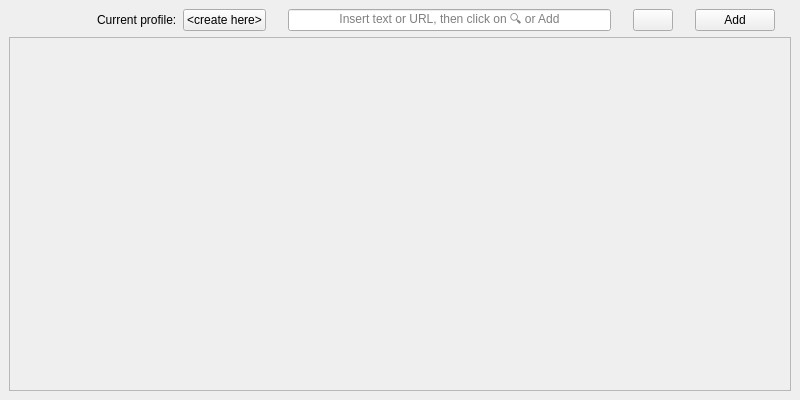
<?xml version="1.0" encoding="UTF-8"?>
<ui version="4.0">
 <class>MainWindow</class>
 <widget class="QMainWindow" name="MainWindow">
  <property name="geometry">
   <rect>
    <x>0</x>
    <y>0</y>
    <width>800</width>
    <height>400</height>
   </rect>
  </property>
  <property name="windowTitle">
   <string>MainWindow</string>
  </property>
  <widget class="QWidget" name="centralwidget">
   <layout class="QVBoxLayout" name="verticalLayout" stretch="1,10">
    <item>
     <layout class="QHBoxLayout" name="layoutAtTop" stretch="0,1,0,1,1,1,20,1,1,1,1,1">
      <item>
       <spacer name="hSpace1">
        <property name="orientation">
         <enum>Qt::Orientation::Horizontal</enum>
        </property>
        <property name="sizeHint" stdset="0">
         <size>
          <width>40</width>
          <height>20</height>
         </size>
        </property>
       </spacer>
      </item>
      <item>
       <widget class="QPushButton" name="buttonInfo">
        <property name="toolTip">
         <string>&lt;html&gt;&lt;head/&gt;&lt;body&gt;&lt;p&gt;&lt;span style=&quot; font-weight:700; text-decoration: underline;&quot;&gt;KEYBOARD CONTROLS:&lt;/span&gt;&lt;/p&gt;&lt;p&gt;&lt;span style=&quot; font-weight:700;&quot;&gt;[p]&lt;/span&gt; open profile menu&lt;span style=&quot; font-size:8pt; font-style:italic;&quot;&gt; (add/delete profile &amp;amp; edit profile names)&lt;/span&gt;&lt;br/&gt;&lt;span style=&quot; font-weight:700;&quot;&gt;[↑ ↓ ← →]&lt;/span&gt; move button selection cursor&lt;br/&gt;&lt;span style=&quot; font-weight:700;&quot;&gt;[c]&lt;/span&gt; copy content into clipboard&lt;br/&gt;&lt;span style=&quot; font-weight:700;&quot;&gt;[v]&lt;/span&gt; paste content from clipboard&lt;/p&gt;&lt;p&gt;&lt;span style=&quot; font-weight:700;&quot;&gt;[s] &lt;/span&gt;&lt;span style=&quot; font-style:italic;&quot;&gt;outside of search:&lt;/span&gt; focus text field &lt;span style=&quot; font-size:8pt; font-style:italic;&quot;&gt;(enter/return: search, +shift/ctrl: add)&lt;/span&gt;&lt;/p&gt;&lt;p&gt;&lt;span style=&quot; font-weight:700;&quot;&gt;[s] &lt;/span&gt;&lt;span style=&quot; font-style:italic;&quot;&gt;during search:&lt;/span&gt; reset current search &amp;amp; focus text field&lt;/p&gt;&lt;p&gt;&lt;span style=&quot; font-weight:700;&quot;&gt;[+]&lt;/span&gt; add a new &lt;span style=&quot; font-size:7pt;&quot;&gt;(empty)&lt;/span&gt; button to the grid&lt;br/&gt;&lt;span style=&quot; font-weight:700;&quot;&gt;[-]&lt;/span&gt; delete ALL buttons that are currently marked for deletion &lt;span style=&quot; font-size:8pt; font-style:italic; color:#ff0000;&quot;&gt;(red)&lt;/span&gt;&lt;span style=&quot; font-style:italic; color:#ff0000;&quot;&gt;&lt;br/&gt;&lt;/span&gt;&lt;span style=&quot; font-size:7pt;&quot;&gt;(if no buttons have been marked for deletion then &lt;/span&gt;-&lt;span style=&quot; font-size:7pt;&quot;&gt; works like backspace/delete)&lt;br/&gt;&lt;/span&gt;&lt;span style=&quot; font-weight:700;&quot;&gt;[m] &lt;/span&gt;Move currently selected button and change its position in the grid&lt;br/&gt;&lt;span style=&quot; font-weight:700;&quot;&gt;[CTRL/Shift &amp;amp; -]&lt;/span&gt; (un)mark the currently selected button for deletion&lt;br/&gt;&lt;span style=&quot; font-weight:700;&quot;&gt;[Backspace/Delete]&lt;/span&gt; delete the currently selected button&lt;br/&gt;&lt;span style=&quot; font-weight:700;&quot;&gt;[CTRL/Shift &amp;amp; Backspace/Delete]&lt;/span&gt; same as &lt;span style=&quot; font-style:italic;&quot;&gt;CTRL/Shift &amp;amp; -&lt;/span&gt;&lt;br/&gt;&lt;span style=&quot; font-weight:700;&quot;&gt;[Return/Enter]&lt;/span&gt; open edit dialog for currently selected button&lt;br/&gt;&lt;span style=&quot; font-weight:700;&quot;&gt;[CTRL/Shift &amp;amp; Enter/Return]&lt;/span&gt; open context / right-click menu&lt;span style=&quot; font-size:8pt; font-style:italic;&quot;&gt; (add title, ...)&lt;br/&gt;&lt;/span&gt;&lt;br/&gt;&lt;span style=&quot; font-weight:700;&quot;&gt;[ESC]&lt;/span&gt; reset button selection &amp;amp; all deletion-marks &lt;span style=&quot; font-size:8pt; font-style:italic; color:#ff0000;&quot;&gt;(red buttons)&lt;br/&gt;&lt;/span&gt;&lt;span style=&quot; font-size:8pt; font-style:italic; color:#33d17a;&quot;&gt;&lt;br/&gt;&lt;/span&gt;&lt;span style=&quot; font-size:10pt; font-weight:700; color:#26a269;&quot;&gt;Most options are also available via &lt;/span&gt;&lt;span style=&quot; font-size:11pt; font-weight:700; text-decoration: underline; color:#26a269;&quot;&gt;right-clicking&lt;/span&gt;&lt;span style=&quot; font-size:10pt; font-weight:700; color:#26a269;&quot;&gt; on a button.&lt;/span&gt;&lt;/p&gt;&lt;/body&gt;&lt;/html&gt;</string>
        </property>
        <property name="styleSheet">
         <string notr="true">QPushButton { border: none; }</string>
        </property>
        <property name="text">
         <string/>
        </property>
        <property name="icon">
         <iconset theme="QIcon::ThemeIcon::DialogInformation"/>
        </property>
        <property name="iconSize">
         <size>
          <width>20</width>
          <height>20</height>
         </size>
        </property>
       </widget>
      </item>
      <item>
       <spacer name="hSpace2">
        <property name="orientation">
         <enum>Qt::Orientation::Horizontal</enum>
        </property>
        <property name="sizeHint" stdset="0">
         <size>
          <width>10</width>
          <height>20</height>
         </size>
        </property>
       </spacer>
      </item>
      <item>
       <widget class="QLabel" name="profileLabel">
        <property name="text">
         <string>Current profile:</string>
        </property>
       </widget>
      </item>
      <item>
       <widget class="QPushButton" name="buttonProfile">
        <property name="text">
         <string>&lt;create here&gt;</string>
        </property>
       </widget>
      </item>
      <item>
       <spacer name="hSpace3">
        <property name="orientation">
         <enum>Qt::Orientation::Horizontal</enum>
        </property>
        <property name="sizeType">
         <enum>QSizePolicy::Policy::Minimum</enum>
        </property>
        <property name="sizeHint" stdset="0">
         <size>
          <width>10</width>
          <height>20</height>
         </size>
        </property>
       </spacer>
      </item>
      <item>
       <widget class="QLineEdit" name="textInputField">
        <property name="alignment">
         <set>Qt::AlignmentFlag::AlignCenter</set>
        </property>
        <property name="placeholderText">
         <string>Insert text or URL, then click on 🔍 or Add</string>
        </property>
       </widget>
      </item>
      <item>
       <spacer name="hSpace4">
        <property name="orientation">
         <enum>Qt::Orientation::Horizontal</enum>
        </property>
        <property name="sizeType">
         <enum>QSizePolicy::Policy::Minimum</enum>
        </property>
        <property name="sizeHint" stdset="0">
         <size>
          <width>10</width>
          <height>20</height>
         </size>
        </property>
       </spacer>
      </item>
      <item>
       <widget class="QPushButton" name="buttonSearch">
        <property name="text">
         <string/>
        </property>
        <property name="icon">
         <iconset theme="QIcon::ThemeIcon::SystemSearch"/>
        </property>
       </widget>
      </item>
      <item>
       <spacer name="hSpace5">
        <property name="orientation">
         <enum>Qt::Orientation::Horizontal</enum>
        </property>
        <property name="sizeType">
         <enum>QSizePolicy::Policy::Minimum</enum>
        </property>
        <property name="sizeHint" stdset="0">
         <size>
          <width>10</width>
          <height>20</height>
         </size>
        </property>
       </spacer>
      </item>
      <item>
       <widget class="QPushButton" name="buttonAdd">
        <property name="text">
         <string>Add</string>
        </property>
       </widget>
      </item>
      <item>
       <spacer name="hSpace6">
        <property name="orientation">
         <enum>Qt::Orientation::Horizontal</enum>
        </property>
        <property name="sizeType">
         <enum>QSizePolicy::Policy::Minimum</enum>
        </property>
        <property name="sizeHint" stdset="0">
         <size>
          <width>10</width>
          <height>20</height>
         </size>
        </property>
       </spacer>
      </item>
     </layout>
    </item>
    <item>
     <widget class="QScrollArea" name="scrollArea">
      <property name="widgetResizable">
       <bool>true</bool>
      </property>
      <widget class="QWidget" name="scrollAreaWidget">
       <property name="geometry">
        <rect>
         <x>0</x>
         <y>0</y>
         <width>780</width>
         <height>340</height>
        </rect>
       </property>
       <layout class="QGridLayout" name="scrollGrid"/>
      </widget>
     </widget>
    </item>
   </layout>
  </widget>
 </widget>
 <tabstops>
  <tabstop>buttonInfo</tabstop>
  <tabstop>buttonProfile</tabstop>
  <tabstop>textInputField</tabstop>
  <tabstop>buttonSearch</tabstop>
  <tabstop>buttonAdd</tabstop>
  <tabstop>scrollArea</tabstop>
 </tabstops>
 <resources/>
 <connections/>
</ui>
